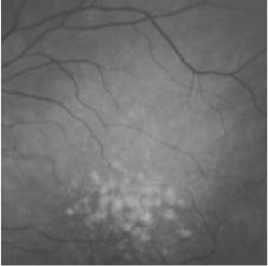
#> input picture aps1/Figuras_APS1/Fig_APS1_3a.bmp, 268 x 266 px, found by its file name
$ python ex3.py
#> lines starting #> are read from the running program, lines starting #| are printed output that depends on the picture
import cv2
import matplotlib.pyplot as plt
import numpy as np

img = cv2.imread("Visao_de_maquina/aps1/Figuras_APS1/Fig_APS1_3a.bmp", cv2.IMREAD_GRAYSCALE)
#> img: shape (266, 268); min 65, max 250, mean 110.3
if img is None:
    print("File 1 not found. Bye!")
    exit(0)
img2 = cv2.imread("Visao_de_maquina/aps1/Figuras_APS1/Fig_APS1_3b.bmp", cv2.IMREAD_GRAYSCALE)
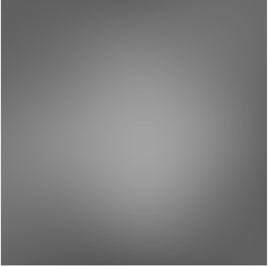
#> input picture aps1/Figuras_APS1/Fig_APS1_3b.bmp, 268 x 266 px, found by its file name
#> img2 is the input picture: shape (266, 268); min 84, max 249, mean 124.1
if img2 is None:
    print("File 2 not found. Bye!")
    exit(0)

(h, w) = img.shape
#> h = 266; w = 268
print("Height = ", h)
#| Height =  266
print("Width = ", w)
#| Width =  268
img_out = np.zeros((h, w), dtype=np.uint8)
soma_i = 0
n = h*w
#> n = 71288
for i in range(h):
    for j in range(w):
            soma_i += int(img2[i, j])
#> after the loop, soma_i = 8843708
for i in range(h):
    for j in range(w):
         K = (soma_i/n)/img2[i, j]
         img_out[i, j] = img[i, j]* K
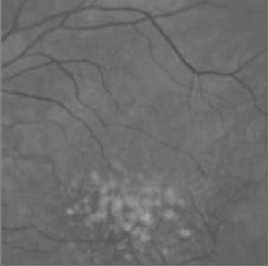
#> img_out: shape (266, 268); min 78, max 165, mean 109.1
img_out = cv2.cvtColor(img_out, cv2.COLOR_BGR2RGB)
#> img_out: shape (266, 268, 3)
plt.figure('Fig Out')
plt.imshow(img_out, cmap='gray')
plt.show()
